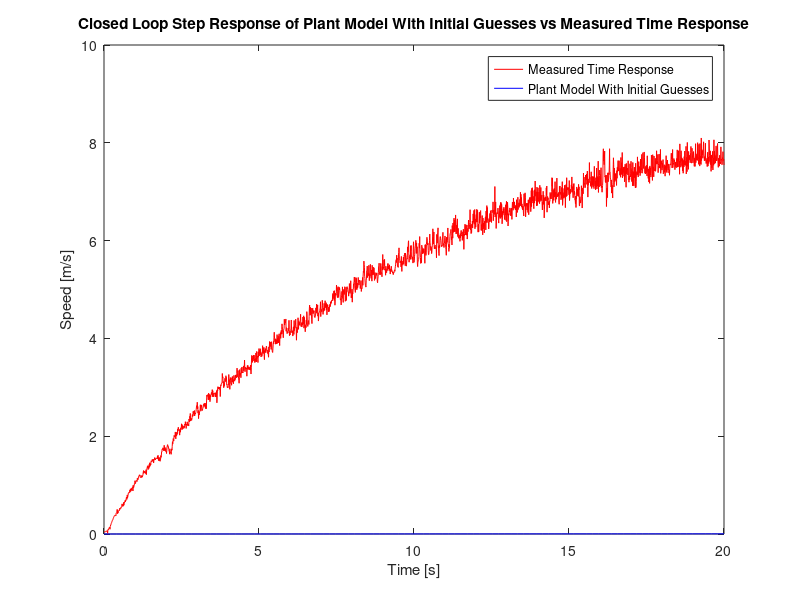
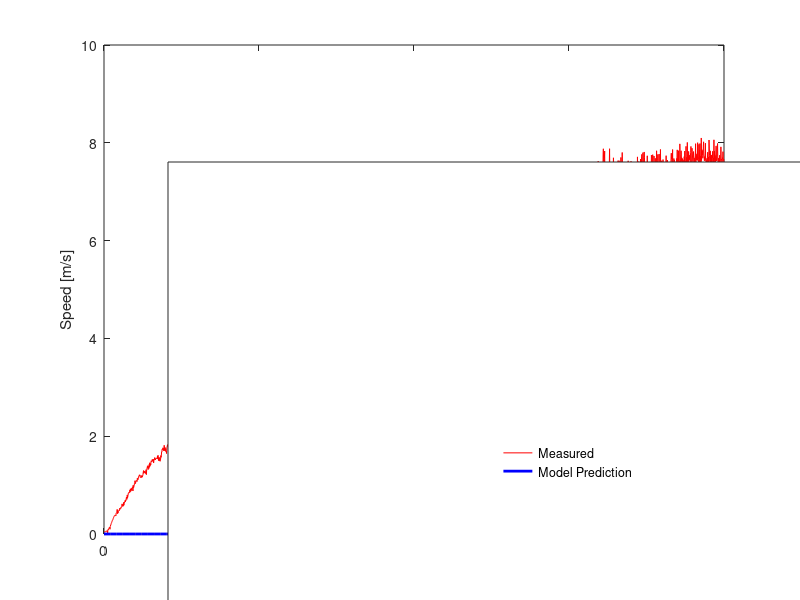

Here is the MATLAB script that generated these plots, in order: (Note: this script raises an error after producing the figures.)
                   %%% <System Identification> %%% 

%%%% -- This is the first code used in the controller design process -- %%%%

%%% DESCRIPTION
%%% This code identifies the constants of the derived ebike plant model using a least-sqaures curve fitting method
%%%  based on initial guesses of the plant model constants 
%%%   This code requires 00912.mat data file in order to run

%%%%%% Doing the all clear %%%%%%
clear
clc
close all

%%%%%% PLANT MODEL %%%%%% (Derived from first principles)
%%%
%%% v(s)/V(s) = Kt*L*Rw / (J*L + L*Rw^2*m)*s^2 + (J*Rm + 2*Ka*L*Rw^2 + Rm*Rw^2*m)*s + Kt^2 + 2*Ka*Rm*Rw^2 ) 
%%%
%%%%%% %%%%%% %%%%%% %%%%%

% Initializing Plant Model Constants 
Ka = 0.368; 
kt = 0.002;  
Rm = 0.15;  
m = 95.05; 
J = 0.15;   
L = 0.06;   
Rw = 0.34; 

% Loading Measured Time Response Data
load('00912.mat') 
xdata = linspace(0,20,2401);  
ydata = (2*pi()/60)*(456.3862.*NIData(300:2700,7)-1.2846)*(0.341*0.028985/0.333375); %the raw data from 00912.mat must first be processed to convert it to m/s (see http://moorepants.github.io/dissertation/davisbicycle.html#calibration) 
ydata = transpose(ydata);

% Declaring Coefficeints of Simplified Plant Model 
% Gp = e / (s^2 + f*s + g)
a = J*L + L*Rw^2*m;
b = J*Rm + 2*Ka*L*Rw^2 + Rm*Rw^2*m;
c = kt^2 + 2*Ka*Rm*Rw^2;
d = kt*L*Rw;
e = d/a;
f = b/a;
g = c/a;

% Function that computes the time response of the transfer function. 
% This function is used in the least-squares curve fitting
% The expression below is the inverse laplace of 8*e / s^3 + f*s^2 + g*s where x is an array containing the values of coefficients e, f and g
time_response = @(x,xdata) 8*x(1)/x(3) - (8*x(1)*exp(-(x(2).*xdata)/2).*(cosh(xdata.*((x(2)^2)/4 - x(3))^(1/2)) + (x(2)*sinh(xdata.*((x(2)^2)/4 - x(3))^(1/2)))/(2*((x(2)^2)/4 - x(3))^(1/2))))/x(3); 

% Initial Guess
x0 = [e, f, g]; 

% Plotting The Initial Guess Against the Measured Data 
figure()
t_2 = linspace(xdata(1), xdata(end));
plot(xdata,ydata,'r',t_2,time_response(x0,t_2),'b') 

title('Closed Loop Step Response of Plant Model With Initial Guesses vs Measured Time Response')
xlabel('Time [s]') 
ylabel('Speed [m/s]')
legend('Measured Time Response', 'Plant Model With Initial Guesses')

% Curve Fitting Using Least-Squares Method
x = lsqcurvefit(time_response,x0,xdata,ydata);
fprintf("The optimized coefficients:"); display(x); fprintf("/n");

% Plotting the Curve Fit
figure();
plot(xdata,ydata,'r',t_2,time_response(x,t_2),'b', 'LineWidth', 2 )  
% title('Non Linear Least Squares Curve Fit Result')
xlabel('Time [s]') 
ylabel('Speed [m/s]')
h = legend('Measured', 'Model Prediction');
rect = [0.21, -0.27, 1, 1];
set(h, 'Position', rect)  
h.FontSize = 12;

% Displaying the Identified Plant Model
Gp = tf(x(1),[1,x(2),x(3)]);
fprintf('The identified plant model is:'); display(Gp)
